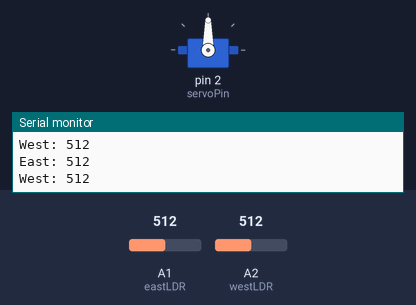
This sketch was run on a simulated Arduino Uno, built with avr-gcc and run on an emulated ATmega328P. Parts: servo, the last lines printed to the serial monitor. The test bench sets the inputs (shaded band); at power-on: A1 (eastLDR) = 512, A2 (westLDR) = 512.

Above: at 1.2 s.
1.3 s: A1 (eastLDR) set to 479
2.8 s: A1 (eastLDR) set to 453
At 4.0 s:
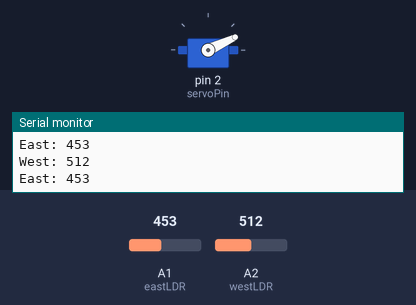
4.3 s: A2 (westLDR) set to 485
At 5.0 s:
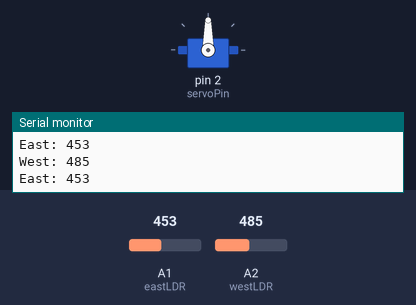
7.3 s: A2 (westLDR) set to 423
10.3 s: A2 (westLDR) set to 400
At 11.0 s:
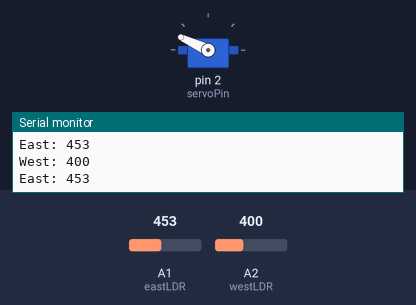
11.8 s: A2 (westLDR) set to 511
At 13.2 s:
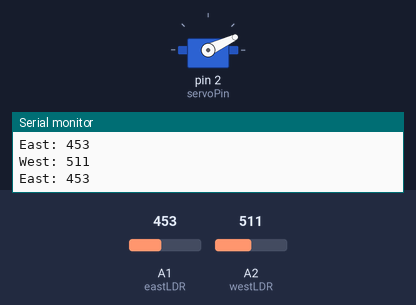
Timing chart, 0 to 14.3 s (numbered marks = the images above; inputs shaded):
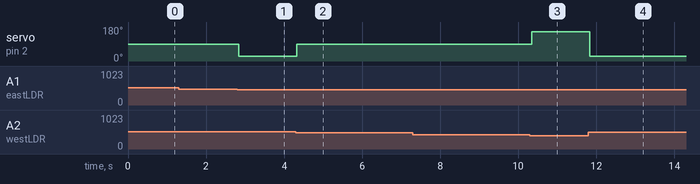

Measured:
- the behaviour switches between 468 and 467 on A1 (eastLDR) (found by bisection; images 0 and 1)
- the behaviour switches between 498 and 497 on A2 (westLDR) (found by bisection; images 1 and 2)
- the behaviour switches between 409 and 408 on A2 (westLDR) (found by bisection; images 2 and 3)
- after the input at 2.8 s, servo on pin 2 (servoPin): 90° → 25° at once
- after the input at 4.3 s, servo on pin 2 (servoPin): 25° → 90° at once
- after the input at 10.3 s, servo on pin 2 (servoPin): 90° → 155° at once
- after the input at 11.8 s, servo on pin 2 (servoPin): 155° → 25° at once

The sketch:

Arduino_Solar_Panel.ino
```cpp
#include <Servo.h>
Servo servo1;
int servoPin = 2;
int motorspinny = 0;
const int eastLDR = A1; // Assign pins to the LDR's
const int westLDR = A2;
int eastLight;
int westLight;
int difference1 = 0;
int difference = 0;
  //difference = eastLDR - westLDR ;

void setup(){
  pinMode(eastLDR, INPUT);
  pinMode(westLDR, INPUT);
  servo1.attach(servoPin);

  //int eastLight, high = 1023, low = 0;
  //int westLight, high = 1023, low = 0;


  Serial.begin(9600);
}

void loop(){
  motormovewhere();
  //servo1.write(90);

}

void motormovewhere()
{
  eastLight = analogRead(eastLDR);
  westLight = analogRead(westLDR);
  Serial.print("West: ");
  Serial.println(westLight);

  Serial.print("East: ");
  Serial.println(eastLight);


  difference1 = westLight - eastLight ;
  difference = abs(difference1);

  if (eastLight > westLight){
    motorspinny = 155;
    servo1.write(motorspinny);
  }
  if (westLight > eastLight){
    motorspinny = 25;
    servo1.write(motorspinny);
  }

  //if (westLight == eastLight){
    //motorspinny = 90;
    //servo1.write(motorspinny);
  //}

  if (difference < 45){
    motorspinny = 90;
    servo1.write(motorspinny);
  }


  //lightLevel = map(lightLevel, low+30, high-30, 0, 255);
 // lightLevel = constrain(lightLevel, 0, 255);
}
```
